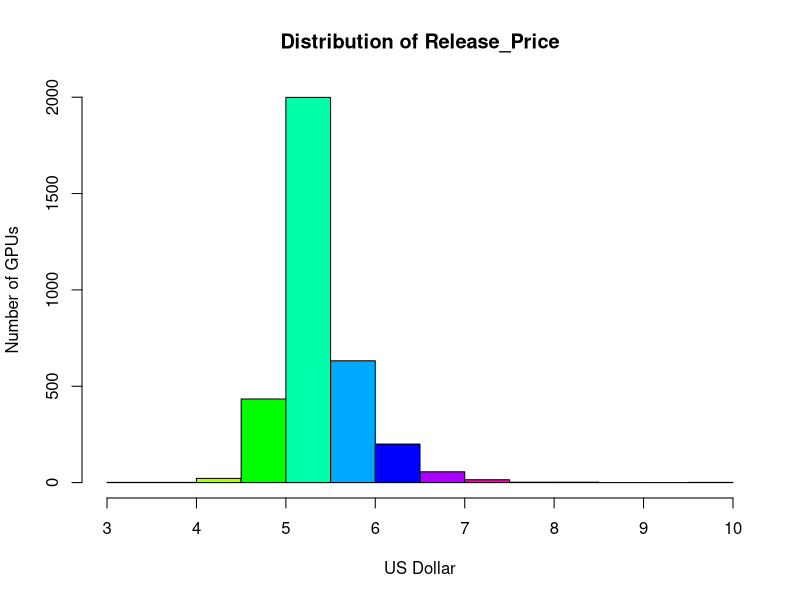
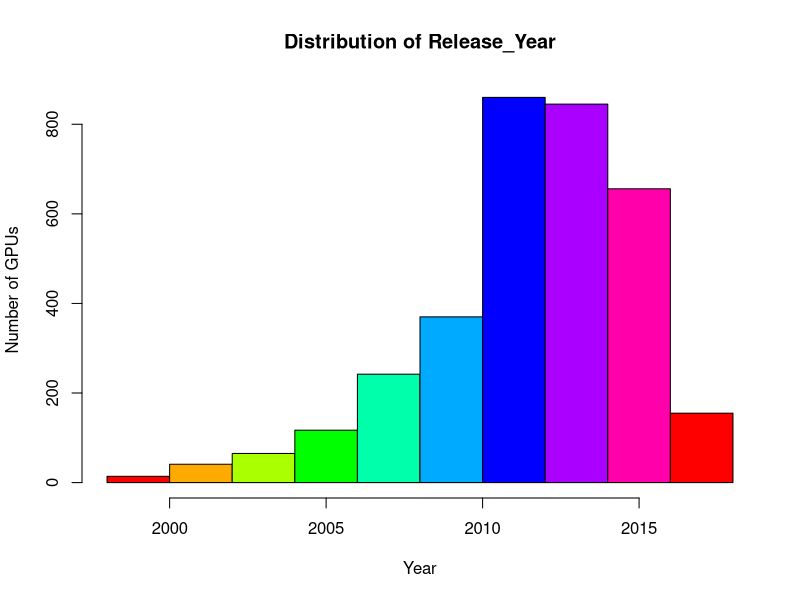
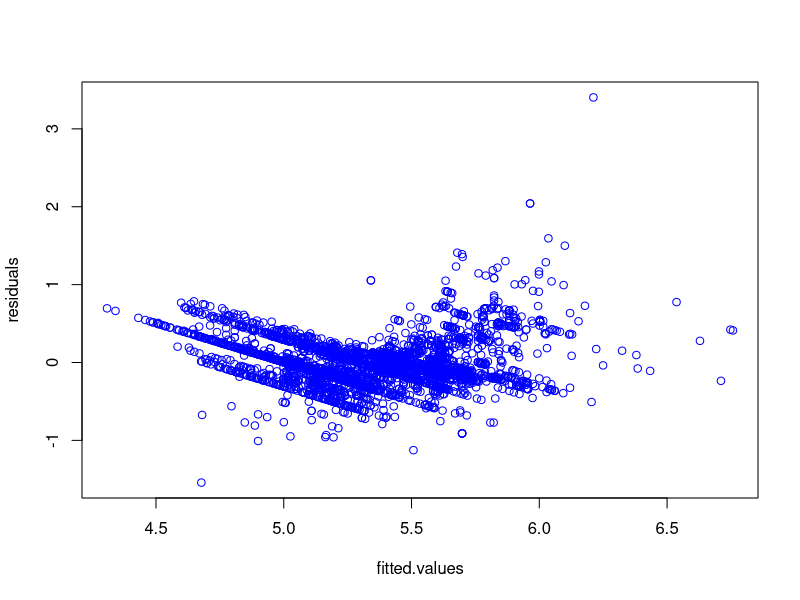
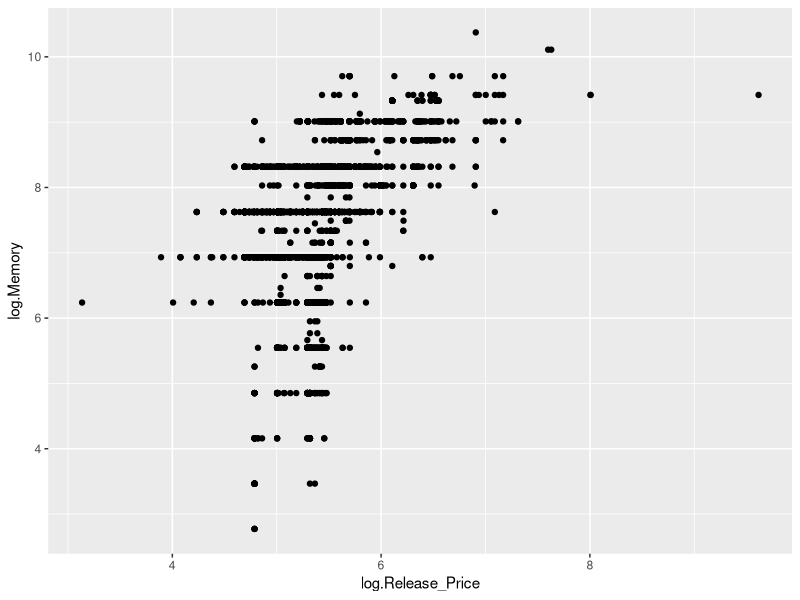
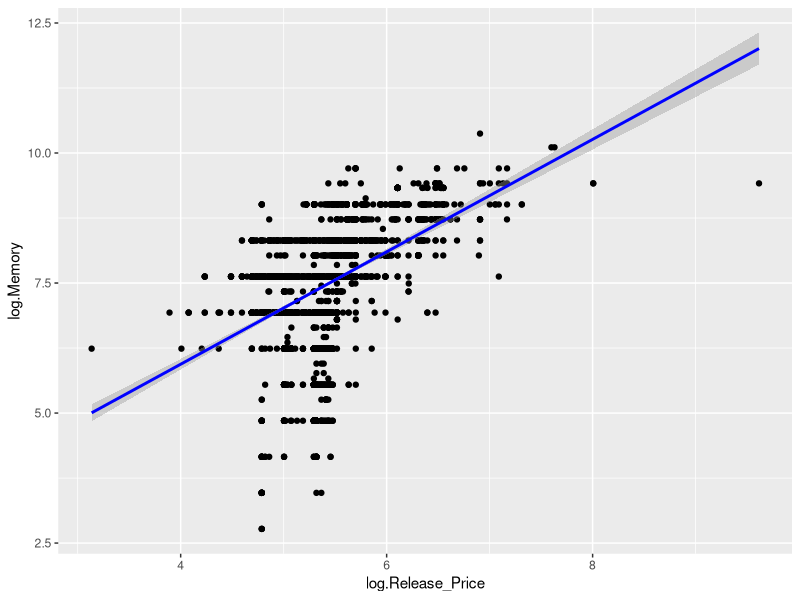

Here is the R script that generated these plots, in order: (Note: this script raises an error after producing the figures.)
library(dplyr)
library(ggplot2)
library(magrittr)
library(stats)
library(VIM)


# install.packages("VIM")


raw_data = read.csv('data.csv')
View(raw_data)

data = raw_data %>% select('Manufacturer','Name','Architecture','Boost_Clock','Core_Speed','Max_Power','Memory','Memory_Bus', 'Memory_Speed', 'Release_Year', 'Release_Price','Shader','TMUs');
View(data)


df_drop = data %>% filter(!( is.na(Manufacturer) | is.na(Name) | is.na(Architecture) | is.na(Boost_Clock) | is.na(Core_Speed) | is.na(Max_Power) | is.na(Memory) | is.na(Memory_Bus) | is.na(Memory_Speed) | is.na(Release_Year) | is.na(Release_Price) | is.na(Shader) | is.na(TMUs)))
View(df_drop)
summary(df_drop)


df_mean = data %>% mutate_all(~ifelse(is.na(.x), mean(.x, na.rm = TRUE), .x))       
View(df_mean)
summary(df_mean)


df_median = data %>% mutate_all(~ifelse(is.na(.x), median(.x, na.rm = TRUE), .x))       
View(df_median)
summary(df_median)


df_knn <- kNN(data, k = sqrt(nrow(data)), imp_var = FALSE)
View(df_knn)
summary(df_knn)


df = df_knn


df['log.Boost_Clock'] <- log(df['Boost_Clock'])
df['log.Core_Speed'] <- log(df['Core_Speed'])
df['log.Max_Power'] <- log(df['Max_Power'])
df['log.Memory'] <- log(df['Memory'])
df['log.Memory_Bus'] <- log(df['Memory_Bus'])
df['log.Memory_Speed'] <- log(df['Memory_Speed'])
df['log.Release_Year'] <- log(df['Release_Year'])
df['log.Release_Price'] <- log(df['Release_Price'])
df['log.Shader'] <- log(df['Shader'])
df['log.TMUs'] <- log(df['TMUs'])




table = data.frame(
  Name = c('mean', 'median', 'sd', 'min', 'max'),
  log.Boost_Clock = c(mean(df[, 'log.Boost_Clock']), median(df[, 'log.Boost_Clock']), sd(df[, 'log.Boost_Clock']), min(df[, 'log.Boost_Clock']), max(df[, 'log.Boost_Clock'])),
  log.Core_Speed = c(mean(df[, 'log.Core_Speed']), median(df[, 'log.Core_Speed']), sd(df[, 'log.Core_Speed']), min(df[, 'log.Core_Speed']), max(df[, 'log.Core_Speed'])),
  log.Max_Power = c(mean(df[, 'log.Max_Power']), median(df[, 'log.Max_Power']), sd(df[, 'log.Max_Power']), min(df[, 'log.Max_Power']), max(df[, 'log.Max_Power'])),
  log.Memory = c(mean(df[, 'log.Memory']), median(df[, 'log.Memory']), sd(df[, 'log.Memory']), min(df[, 'log.Memory']), max(df[, 'log.Memory'])),
  log.Memory_Bus = c(mean(df[, 'log.Memory_Bus']), median(df[, 'log.Memory_Bus']), sd(df[, 'log.Memory_Bus']), min(df[, 'log.Memory_Bus']), max(df[, 'log.Memory_Bus'])),
  log.Memory_Speed = c(mean(df[, 'log.Memory_Speed']), median(df[, 'log.Memory_Speed']), sd(df[, 'log.Memory_Speed']), min(df[, 'log.Memory_Speed']), max(df[, 'log.Memory_Speed'])),
  log.Release_Year = c(mean(df[, 'log.Release_Year']), median(df[, 'log.Release_Year']), sd(df[, 'log.Release_Year']), min(df[, 'log.Release_Year']), max(df[, 'log.Release_Year'])),
  log.Release_Price = c(mean(df[, 'log.Release_Price']), median(df[, 'log.Release_Price']), sd(df[, 'log.Release_Price']), min(df[, 'log.Release_Price']), max(df[, 'log.Release_Price'])),
  log.Shader = c(mean(df[, 'log.Shader']), median(df[, 'log.Shader']), sd(df[, 'log.Shader']), min(df[, 'log.Shader']), max(df[, 'log.Shader'])),
  log.TMUs = c(mean(df[, 'log.TMUs']), median(df[, 'log.TMUs']), sd(df[, 'log.TMUs']), min(df[, 'log.TMUs']), max(df[, 'log.TMUs']))
)



hist(df$log.Release_Price, main = "Distribution of Release_Price", xlab = "US Dollar", ylab = "Number of GPUs", col = rainbow(9))
hist(df$Release_Year, main = "Distribution of Release_Year", xlab = "Year", ylab = "Number of GPUs", col = rainbow(9))



lmPrice = lm(log.Release_Price ~ log.Boost_Clock + log.Core_Speed + log.Max_Power + log.Memory + log.Memory_Bus + log.Memory_Speed + log.Shader + log.TMUs, df)
summary(lmPrice)

lmPriceNoMem = lm(log.Release_Price ~ log.Boost_Clock + log.Core_Speed + log.Max_Power + log.Memory_Bus + log.Memory_Speed + log.Shader + log.TMUs, df)
summary(lmPriceNoMem)

lmPrice_Mem = lm(log.Release_Price ~ log.Memory, df[, c('log.Release_Price', 'log.Memory')])
anova(lmPrice_Mem)

plot(lmPrice$fitted.values, lmPrice$residuals, col = "blue", xlab = "fitted.values", ylab = "residuals")




Price.graph <-ggplot(lmPrice, aes(x = log.Release_Price, y = log.Memory)) + geom_point()
Price.graph

Price.graph <- Price.graph + geom_smooth(method = "lm", col = "blue")
Price.graph

ggplot(df) + geom_bar(aes(x = Release_Year), stat = "count", fill = rainbow(6)) + scale_x_continuous(breaks = pretty(df$Release_Year, n = 10)) + xlab("Year") + ylab("Number of GPUs")


# Testing

predict_Data = data.frame(
  log.Boost_Clock = c(mean(df[, 'log.Boost_Clock']), median(df[, 'log.Boost_Clock']), max(df[, 'log.Boost_Clock'])),
  log.Core_Speed = c(mean(df[, 'log.Core_Speed']), median(df[, 'log.Core_Speed']), max(df[, 'log.Core_Speed'])),
  log.Max_Power = c(mean(df[, 'log.Max_Power']), median(df[, 'log.Max_Power']), max(df[, 'log.Max_Power'])),
  log.Memory = c(mean(df[, 'log.Memory']), median(df[, 'log.Memory']), max(df[, 'log.Memory'])),
  log.Memory_Bus = c(mean(df[, 'log.Memory_Bus']), median(df[, 'log.Memory_Bus']), max(df[, 'log.Memory_Bus'])),
  log.Memory_Speed = c(mean(df[, 'log.Memory_Speed']), median(df[, 'log.Memory_Speed']), max(df[, 'log.Memory_Speed'])),
  log.Shader = c(mean(df[, 'log.Shader']), median(df[, 'log.Shader']), max(df[, 'log.Shader'])),
  log.TMUs = c(mean(df[, 'log.TMUs']), median(df[, 'log.TMUs']), max(df[, 'log.TMUs']))
)

predict(lmPrice, predict_Data, interval = "confidence", level = 0.95)
exp(predict(lmPrice, predict_Data, interval = "confidence", level = 0.95))

# RTX 3090
spec_RTX_3090 = data.frame(
  log.Boost_Clock = log(1695),
  log.Core_Speed = log(1395),
  log.Max_Power = log(350),
  log.Memory = log(24576),
  log.Memory_Bus = log(384),
  log.Memory_Speed = log(1219),
  log.Shader = log(10496),
  log.TMUs =  log(328)
)

exp(predict(lmPrice, spec_RTX_3090, interval = "confidence", level = 0.95))

# Re-train model
df = df_drop

df['log.Boost_Clock'] <- log(df['Boost_Clock'])
df['log.Core_Speed'] <- log(df['Core_Speed'])
df['log.Max_Power'] <- log(df['Max_Power'])
df['log.Memory'] <- log(df['Memory'])
df['log.Memory_Bus'] <- log(df['Memory_Bus'])
df['log.Memory_Speed'] <- log(df['Memory_Speed'])
df['log.Release_Year'] <- log(df['Release_Year'])
df['log.Release_Price'] <- log(df['Release_Price'])
df['log.Shader'] <- log(df['Shader'])
df['log.TMUs'] <- log(df['TMUs'])

lmPrice = lm(log.Release_Price ~ log.Boost_Clock + log.Core_Speed + log.Max_Power + log.Memory + log.Memory_Bus + log.Memory_Speed + log.Shader + log.TMUs, df)

exp(predict(lmPrice, spec_RTX_3090, interval = "confidence", level = 0.95))
